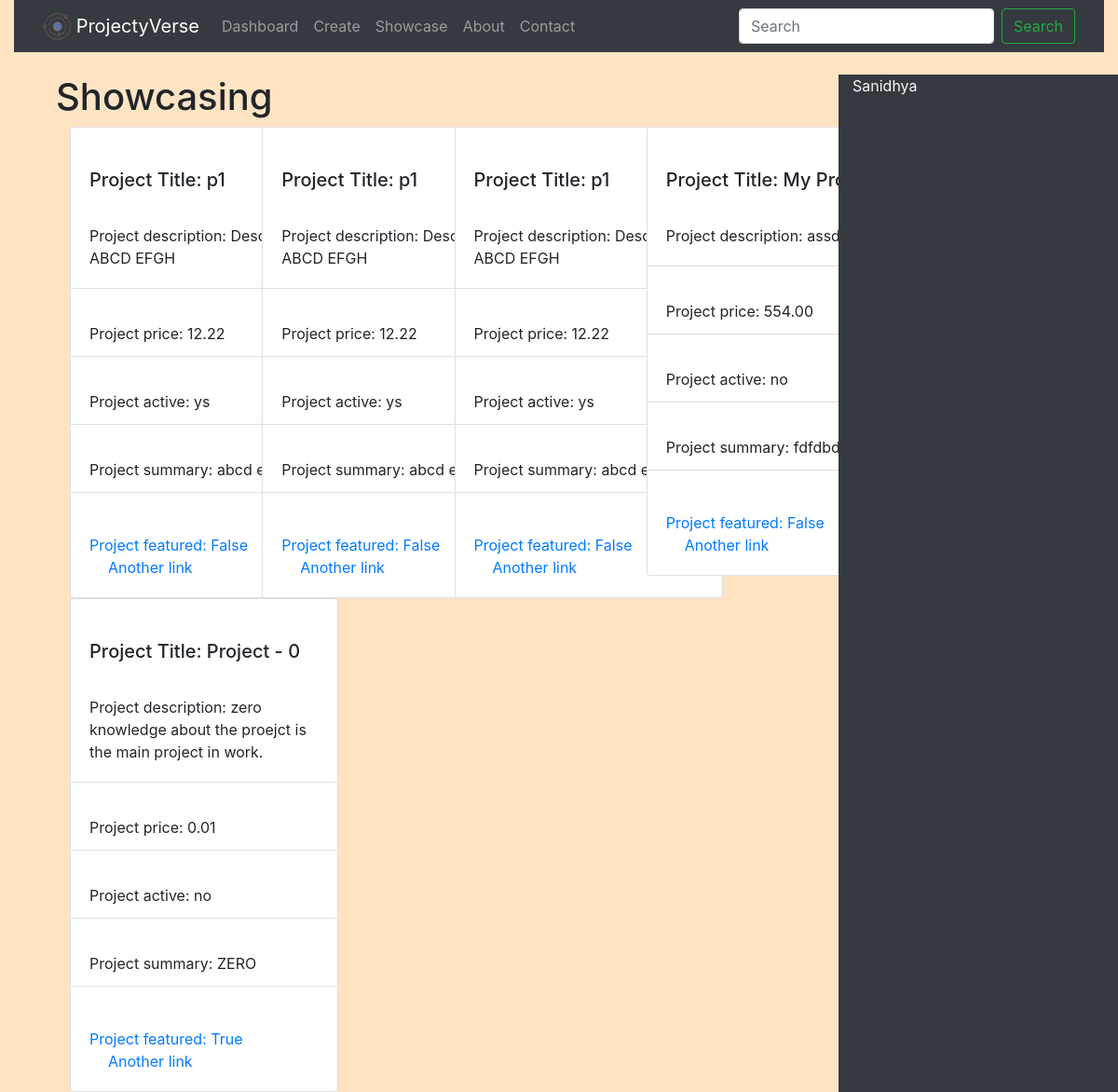
Before: /showcase/ with the older database file.
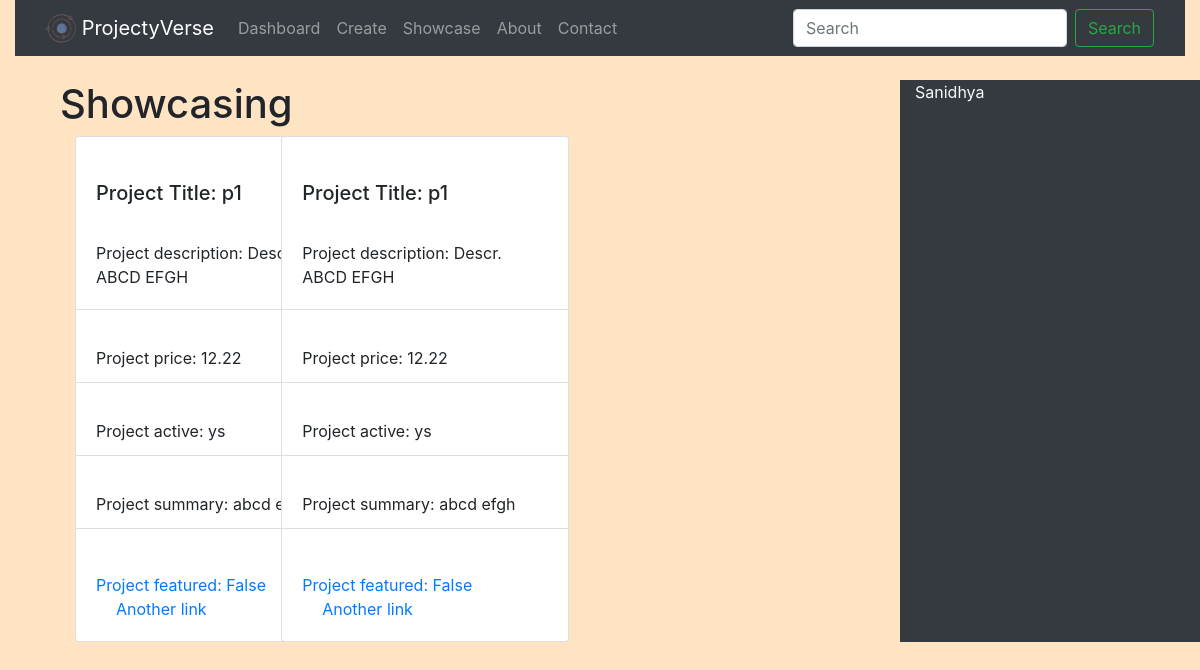
After: the same page with the newer database file.
### showcase/models.py (models this page shows)
class Showcase(models.Model):
    YES="ys"
    NO="no"
    IDEA="ID"
    title = models.CharField(max_length=120,blank=True) #maxlength *required
    description = models.TextField(blank=True, null=True)
    price = models.DecimalField(decimal_places=2, max_digits=1000, blank=True, null=True)
    active = models.CharField(
                                max_length=2,
                                choices=[
                                        (YES, 'Yes'),
                                        (NO, 'No'),
                                        (IDEA, 'Just An Idea'),
                                        ],
                             )
    summary = models.TextField(blank=True, null=True)
    featured = models.BooleanField(blank=True, null=True)

### showcase/views.py (the view)
# urls.py: path('showcase/',  showcase_detail_view,),
def showcase_detail_view(request):
    obj = Showcase.objects
    context = {
        "all_projects": obj.all()
    }
    return render(request, "showcase/detail.html", context)

### showcase/templates/showcase/detail.html (shortened to what this page needs)
{%extends 'base.html' %}
{%block content %}
<h1>Showcasing</h1>
<div class="container">
<div class="row">
{%for i in all_projects %}
<div class="col-sm-3">
        <div class="card" style="width: 18rem;">
            <div class="card-body">
                <h5 class="card-title">{% block card_title %}
                    <br>
                    Project Title: {{ i.title }}
                    {% endblock %}</h5>
                <p class="card-text">{% block card_description %}
                    <br>
                    Project description: {{ i.description }}
                    {% endblock %}</p>
            </div>
            <ul class="list-group list-group-flush">
            <li class="list-group-item">{% block card_price %}
                <br>
                Project price: {{ i.price }}
                {% endblock %}</li>
            <li class="list-group-item">{% block card_active %}
                <br>
                Project active: {{ i.active }}
                {% endblock %}</li>
            <li class="list-group-item">{% block card_summary %}
                <br>
                Project summary: {{ i.summary }}
                {% endblock %}</li>
            </ul>
            <div class="card-body">
            <a href="#" class="card-link">{% block card_featured %}
                <br>
                Project featured: {{ i.featured }}
                {% endblock %}</a>
            <a href="#" class="card-link">Another link</a>
            </div>
        </div>
    </div>
  {% endfor %}
</div>
</div>

### templates/base.html (shortened to what this page needs)
<!DOCTYPE html>
<html>
  <head>
    <link
      rel="stylesheet"
      href="https://maxcdn.bootstrapcdn.com/bootstrap/4.0.0/css/bootstrap.min.css"
    />
  </head>
  <body class="container-fluid" style="background-color: bisque">
    {% include 'nav.html' %}
    <br />
    <div class="row" style="height=100px">
      <div class="col-sm-9" id="ctrcontent">
           {% block content %}{% endblock %}
      </div>
      <div class="col-sm-3 bg-dark text-light" id="sdbar">Sanidhya</div>
    </div>
  </body>
</html>

### templates/nav.html (shortened to what this page needs)
<nav class="navbar navbar-expand-lg navbar-dark bg-dark">
  <div class="container">
    <a class="navbar-brand" href="#">
      {% load static %}
      <img
        src="{% static 'img/projectyverse_logo.png' %}"
        width="30px"
        height="30px"
        class="d-inline-block align-top"
        alt="PV"
      />
      ProjectyVerse</a
    >
    <div class="collapse navbar-collapse" id="navbarTogglerDemo02">
      <ul class="navbar-nav mr-auto mt-2 mt-lg-0">
        <li class="nav-item">
          <a class="nav-link" href="/dashboard">Dashboard</a>
        </li>
        <li class="nav-item">
          <a class="nav-link" href="/create">Create</a>
        </li>
        <li class="nav-item">
          <a class="nav-link" href="/showcase">Showcase</a>
        </li>
        <li class="nav-item">
          <a class="nav-link" href="/about">About</a>
        </li>
        <li class="nav-item">
          <a class="nav-link" href="/contacts">Contact</a>
        </li>
      </ul>
      <form class="form-inline my-2 my-lg-0">
        <input
          class="form-control mr-sm-2"
          type="search"
          placeholder="Search"
        />
        <button class="btn btn-outline-success my-2 my-sm-0" type="submit">
          Search
        </button>
      </form>
    </div>
  </div>
</nav>

### templates/base.html (style rules this page uses)
#sdbar { margin-top: 0px; }
#ctrcontent { padding-left: 5%; }

Changed rows visible on the page:
removed Showcase: title "p1", description "Descr. ABCD EFGH", price "12.22", active "ys", summary "abcd efgh", featured "False"
removed Showcase: title "My Project 1", description "assddf", price "554.00", active "no", summary "fdfdbdsb", featured "False"
removed Showcase: title "Project - 0", description "zero knowledge about the proejct is the main project in work.", price "0.01", active "no", summary "ZERO", featured "True"
